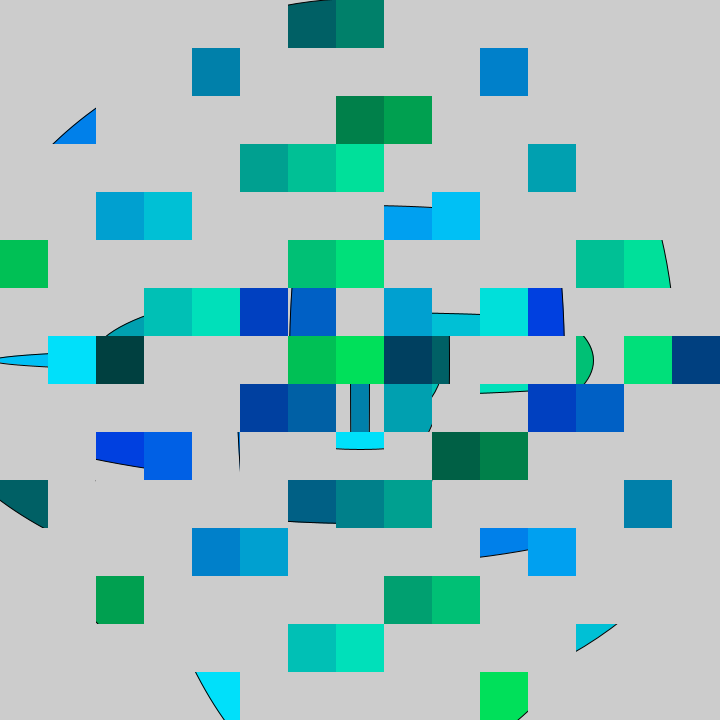
Frame 1 (no input)
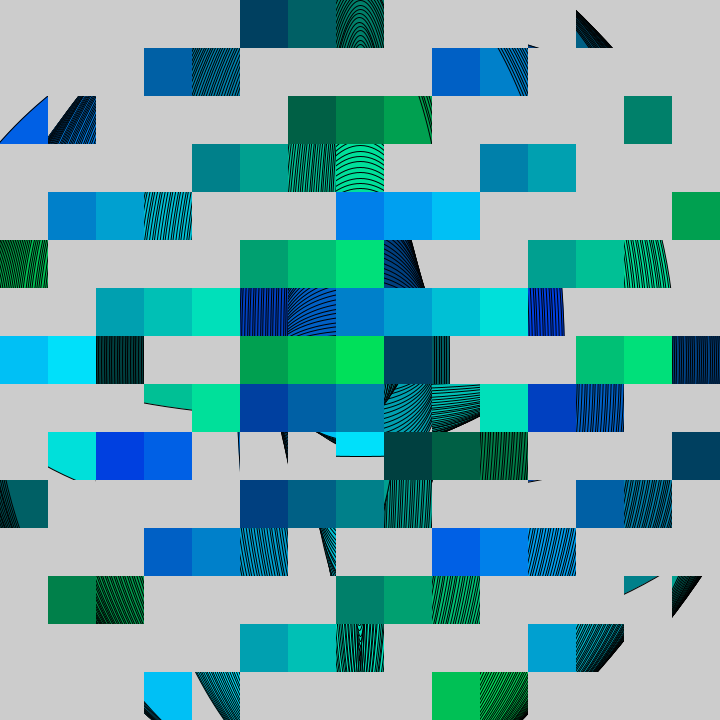
Frame 60 (the mouse pressed at the canvas centre just before this capture)
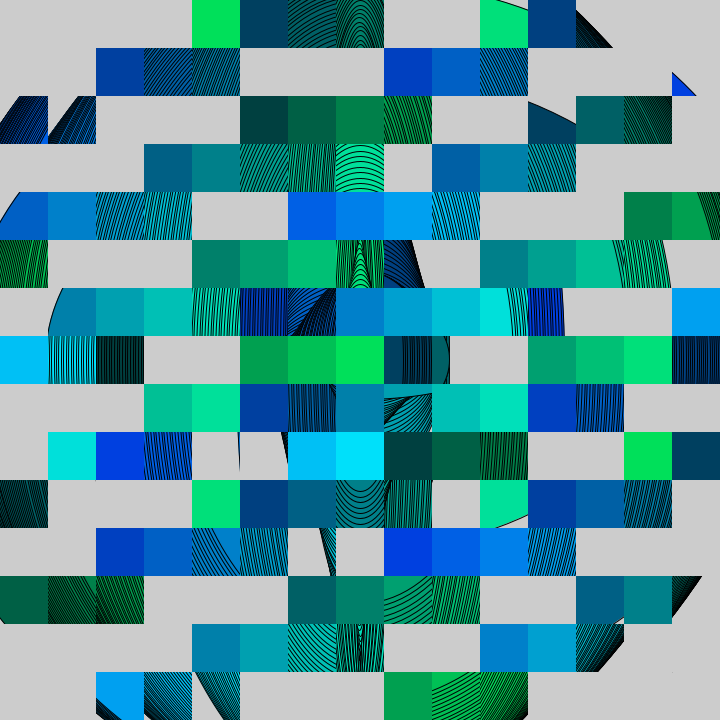
Frame 120 (the mouse held since frame 60 and released just before this capture)

The Processing sketch that drew these frames (run headless with seeded random() and noise(); from frame 60 on, the mouse is pressed at the canvas centre):

// Processing sketch: sketch_2212020_SquareLights
// ── sketch_2212020_SquareLights.pde
float t,i,x,y;
void setup(){size(720,720);}
void draw(){
 clear();
 i=0;
 t+=.01;
 for(y=0;y<720;y+=48){
  for(x=0;x<720;x+=48){
   clip(x,y,48,48);
   i++;
   fill(0,i%6*32+64,(i/6)%6*32+64);
   ellipse(360,360,cos(t+i)*540+360,sin(t*2+i)*540+360);
  }
 }
}
